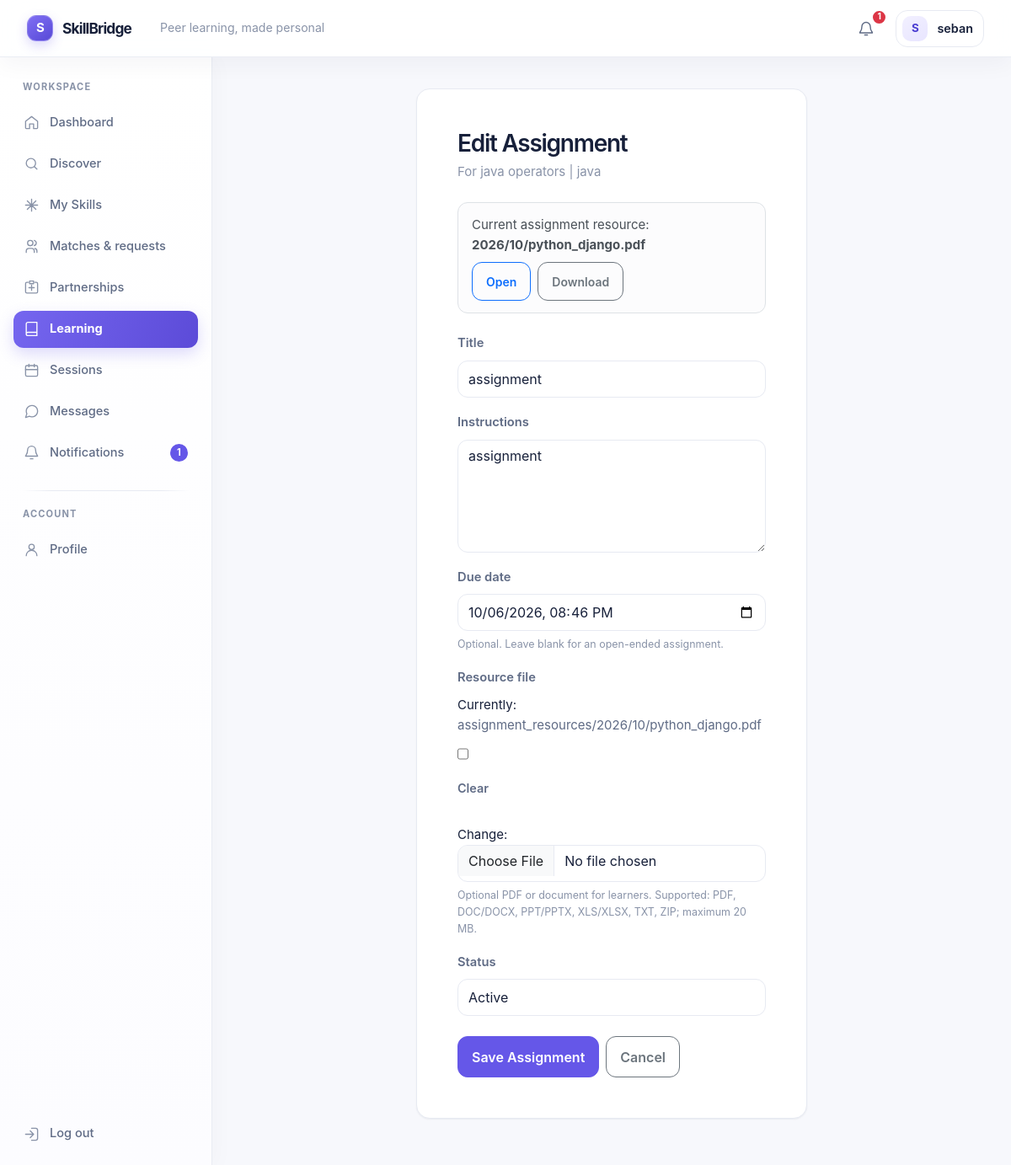
The app's page /learning/assignments/1/edit/ (signed in) with its own data.
### accounts/models.py (models this page shows, shortened)
class User(AbstractUser):
    class Role(models.TextChoices):
        STUDENT = 'STUDENT', 'Student'
        ADMIN = 'ADMIN', 'Admin'
    role = models.CharField(max_length=10, choices=Role.choices, default=Role.STUDENT)
    objects = SkillBridgeUserManager()

### learning/models.py (models this page shows, shortened)
class Lesson(models.Model):
	class Status(models.TextChoices):
		PENDING = 'PENDING', 'Pending'
		IN_PROGRESS = 'IN_PROGRESS', 'In Progress'
		COMPLETED = 'COMPLETED', 'Completed'
	learning_plan = models.ForeignKey(
		LearningPlan,
		on_delete=models.CASCADE,
		related_name='lessons',
	)
	title = models.CharField(max_length=160)
	description = models.TextField(blank=True)
	order = models.PositiveSmallIntegerField(validators=[MinValueValidator(1)])
	estimated_duration = models.PositiveSmallIntegerField(
		null=True,
		blank=True,
		validators=[MinValueValidator(1)],
		help_text='Estimated duration in minutes.',
	)
	status = models.CharField(max_length=12, choices=Status.choices, default=Status.PENDING)
	created_at = models.DateTimeField(auto_now_add=True)
	updated_at = models.DateTimeField(auto_now=True)
	class Meta:
		ordering = ('order', 'pk')
		constraints = [
			models.UniqueConstraint(fields=('learning_plan', 'order'), name='lesson_plan_order_uniq'),
		]

class LearningPlan(models.Model):
	class Status(models.TextChoices):
		DRAFT = 'DRAFT', 'Draft'
		ACTIVE = 'ACTIVE', 'Active'
		COMPLETED = 'COMPLETED', 'Completed'
		CANCELLED = 'CANCELLED', 'Cancelled'
	learning_direction = models.ForeignKey(
		LearningDirection,
		on_delete=models.CASCADE,
		related_name='learning_plans',
	)
	title = models.CharField(max_length=160)
	description = models.TextField(blank=True)
	created_by = models.ForeignKey(
		settings.AUTH_USER_MODEL,
		on_delete=models.PROTECT,
		related_name='created_learning_plans',
	)
	status = models.CharField(max_length=10, choices=Status.choices, default=Status.DRAFT)
	created_at = models.DateTimeField(auto_now_add=True)
	updated_at = models.DateTimeField(auto_now=True)
	class Meta:
		ordering = ('created_at', 'pk')

class Assignment(models.Model):
	class Status(models.TextChoices):
		DRAFT = 'DRAFT', 'Draft'
		ACTIVE = 'ACTIVE', 'Active'
		CLOSED = 'CLOSED', 'Closed'
	lesson = models.ForeignKey(Lesson, on_delete=models.CASCADE, related_name='assignments')
	title = models.CharField(max_length=160)
	instructions = models.TextField()
	due_date = models.DateTimeField(null=True, blank=True)
	resource_file = models.FileField(
		upload_to='assignment_resources/%Y/%m/',
		blank=True,
		validators=[
			FileExtensionValidator(
				allowed_extensions=['pdf', 'doc', 'docx', 'ppt', 'pptx', 'xls', 'xlsx', 'txt', 'zip'],
			),
			validate_assignment_resource_size,
		],
	)
	created_by = models.ForeignKey(
		settings.AUTH_USER_MODEL,
		on_delete=models.PROTECT,
		related_name='created_assignments',
	)
	status = models.CharField(max_length=8, choices=Status.choices, default=Status.DRAFT)
	created_at = models.DateTimeField(auto_now_add=True)
	updated_at = models.DateTimeField(auto_now=True)
	class Meta:
		ordering = ('created_at', 'pk')

### learning/views.py (the view, shortened to what this page needs)
# urls.py: path('assignments/<int:pk>/edit/', AssignmentUpdateView.as_view(), name='assignment-edit'),
class AssignmentUpdateView(StudentRequiredMixin, TeacherAssignmentQuerysetMixin, UpdateView):
	model = Assignment
	form_class = AssignmentForm
	template_name = 'learning/assignment_form.html'
	def get_form_kwargs(self):
		kwargs = super().get_form_kwargs()
		kwargs.update(teacher=self.request.user, lesson=self.object.lesson)
		return kwargs
	def get_context_data(self, **kwargs):
		context = super().get_context_data(**kwargs)
		context['lesson'] = self.object.lesson
		return context

### templates/learning/assignment_form.html (shortened to what this page needs)
{% extends 'base.html' %}
{% block content %}
<section class="auth-panel mx-auto p-4 p-md-5">
    <h1 class="h3 fw-semibold mb-1">{% if object %}Edit Assignment{% else %}Add Assignment{% endif %}</h1>
    <p class="text-secondary mb-4">For {{ lesson.title }} | {{ lesson.learning_plan.title }}</p>
    {% if object and object.resource_file %}
        <div class="alert alert-light border d-flex flex-wrap justify-content-between align-items-center gap-2 mb-4">
            <span>Current assignment resource: <strong>{{ object.resource_file.name|cut:'assignment_resources/' }}</strong></span>
            <div class="d-flex gap-2">
                <a class="btn btn-sm btn-outline-primary" href="{% url 'learning:assignment-resource-file' object.pk %}" target="_blank" rel="noopener">Open</a>
                <a class="btn btn-sm btn-outline-secondary" href="{% url 'learning:assignment-resource-file' object.pk %}?download=1">Download</a>
            </div>
        </div>
    {% endif %}
    <form method="post" enctype="multipart/form-data" novalidate>
        {% for field in form %}
            <div class="mb-3">
                <label class="form-label" for="{{ field.id_for_label }}">{{ field.label }}</label>
                {{ field }}
                {% if field.name == 'due_date' %}<div class="form-text">Optional. Leave blank for an open-ended assignment.</div>{% endif %}
                {% if field.name == 'resource_file' %}<div class="form-text">Optional PDF or document for learners. Supported: PDF, DOC/DOCX, PPT/PPTX, XLS/XLSX, TXT, ZIP; maximum 20 MB.</div>{% endif %}
            </div>
        {% endfor %}
        <div class="d-flex gap-2 mt-4">
            <button class="btn btn-primary" type="submit">Save Assignment</button>
            <a class="btn btn-outline-secondary" href="{% url 'learning:lesson-assignments' lesson.pk %}">Cancel</a>
        </div>
    </form>
</section>
{% endblock %}

### templates/base.html (shortened to what this page needs)
{% load static %}
<!doctype html>
<html lang="en">
<head>
    <link href="https://cdn.jsdelivr.net/npm/bootstrap@5.3.3/dist/css/bootstrap.min.css" rel="stylesheet">
    <link href="{% static 'css/base.css' %}" rel="stylesheet">
    <link href="{% static 'css/layout.css' %}?v=20261005-2" rel="stylesheet">
    <link href="{% static 'css/components.css' %}" rel="stylesheet">
    <link href="{% static 'css/forms.css' %}" rel="stylesheet">
    <link href="{% static 'css/auth.css' %}" rel="stylesheet">
    <link href="{% static 'css/profile.css' %}?v=20261005-2" rel="stylesheet">
    <link href="{% static 'css/skills.css' %}?v=20261005-1" rel="stylesheet">
    <link href="{% static 'css/matching.css' %}?v=20261005-3" rel="stylesheet">
    <link href="{% static 'css/learning.css' %}?v=20261005-5" rel="stylesheet">
    <link href="{% static 'css/chat.css' %}?v=20261005-1" rel="stylesheet">
    <link href="{% static 'css/notifications.css' %}?v=20261005-1" rel="stylesheet">
    <link href="{% static 'css/responsive.css' %}" rel="stylesheet">
</head>
<body class="{% if user.is_authenticated %}app-body{% else %}public-body{% endif %}{% if request.resolver_match.url_name == 'home' and user.is_authenticated and user.role == 'STUDENT' %} student-dashboard-body{% endif %}">
{% if user.is_authenticated %}
    <div class="app-frame">
        <header class="topbar">
            <div class="topbar-main">
                <a class="brand" href="{% url 'home' %}" aria-label="SkillBridge home">
                    <span class="brand-symbol" aria-hidden="true">S</span>
                    <span>SkillBridge</span>
                </a>
                <span class="topbar-context">{% block page_context %}Peer learning, made personal{% endblock %}</span>
            </div>
            <div class="topbar-actions">
                {% if user.role == 'STUDENT' %}
                    <a class="icon-button notification-button" href="{% url 'notifications' %}" aria-label="Notifications{% if unread_notification_count %}, {{ unread_notification_count }} unread{% endif %}">
                        <svg viewBox="0 0 24 24" aria-hidden="true"><path d="M18 9a6 6 0 0 0-12 0c0 7-3 7-3 9h18c0-2-3-2-3-9M10 21h4"/></svg>
                        {% if unread_notification_count %}<span class="badge text-bg-danger notification-dot" aria-label="{{ unread_notification_count }} unread notifications">{{ unread_notification_count }}</span>{% endif %}
                    </a>
                    <a class="profile-chip" href="{% url 'profile-detail' %}">
                        {% if user.student_profile.profile_photo %}
                            <img class="avatar avatar-photo" src="{{ user.student_profile.profile_photo.url }}" alt="">
                        {% else %}
                            <span class="avatar" aria-hidden="true">{{ user.username|first|upper }}</span>
                        {% endif %}
                        <span class="profile-chip-name">{{ user.username }}</span>
                    </a>
                {% elif user.role == 'ADMIN' %}
                    <a class="profile-chip" href="{% url 'admin_dashboard:overview' %}">
                        <span class="avatar" aria-hidden="true">{{ user.username|first|upper }}</span>
                        <span class="profile-chip-name">{{ user.username }}</span>
                    </a>
                {% endif %}
            </div>
        </header>
        <aside class="sidebar" id="app-sidebar" aria-label="Main navigation">
            <div class="sidebar-inner">
                {% if user.role == 'STUDENT' %}
                    <p class="sidebar-label">Workspace</p>
                    <nav class="sidebar-nav">
                        <a class="sidebar-link {% if request.resolver_match.url_name == 'home' %}is-active{% endif %}" href="{% url 'home' %}" {% if request.resolver_match.url_name == 'home' %}aria-current="page"{% endif %}>
                            <svg viewBox="0 0 24 24" aria-hidden="true"><path d="m3 10 9-7 9 7v10a1 1 0 0 1-1 1h-5v-7H9v7H4a1 1 0 0 1-1-1z"/></svg><span>Dashboard</span>
                        </a>
                        <a class="sidebar-link " href="{% url 'matching:index' %}" >
                            <svg viewBox="0 0 24 24" aria-hidden="true"><circle cx="11" cy="11" r="7"/><path d="m20 20-4-4"/></svg><span>Discover</span>
                        </a>
                        <a class="sidebar-link {% if request.resolver_match.namespace == 'skills' %}is-active{% endif %}" href="{% url 'skills:index' %}" {% if request.resolver_match.namespace == 'skills' %}aria-current="page"{% endif %}>
                            <svg viewBox="0 0 24 24" aria-hidden="true"><path d="M12 3v18M3 12h18M5.6 5.6l12.8 12.8m0-12.8L5.6 18.4"/></svg><span>My Skills</span>
                        </a>
                        <a class="sidebar-link " href="{% url 'matching:requests' %}" >
                            <svg viewBox="0 0 24 24" aria-hidden="true"><path d="M16 21v-2a4 4 0 0 0-4-4H8a4 4 0 0 0-4 4v2m6-10a4 4 0 1 0 0-8 4 4 0 0 0 0 8m10 10v-2a4 4 0 0 0-3-3.87m-1-12.13a4 4 0 0 1 0 7.75"/></svg><span>Matches &amp; requests</span>
                        </a>
                        <a class="sidebar-link " href="{% url 'matching:partnerships' %}" >
                            <svg viewBox="0 0 24 24" aria-hidden="true"><path d="M8 12h8m-4-4v8M7 4H5a2 2 0 0 0-2 2v12a2 2 0 0 0 2 2h14a2 2 0 0 0 2-2V6a2 2 0 0 0-2-2h-2M9 2h6v4H9z"/></svg><span>Partnerships</span>
                        </a>
                        <a class="sidebar-link {% if request.resolver_match.namespace == 'learning' and request.resolver_match.url_name != 'sessions' and request.resolver_match.url_name != 'session-detail' and request.resolver_match.url_name != 'session-edit' and request.resolver_match.url_name != 'session-add' and request.resolver_match.url_name != 'session-delete' and request.resolver_match.url_name != 'session-status' %}is-active{% endif %}" href="{% url 'learning:directions' %}" {% if request.resolver_match.namespace == 'learning' and request.resolver_match.url_name != 'sessions' and request.resolver_match.url_name != 'session-detail' and request.resolver_match.url_name != 'session-edit' and request.resolver_match.url_name != 'session-add' and request.resolver_match.url_name != 'session-delete' and request.resolver_match.url_name != 'session-status' %}aria-current="page"{% endif %}>
                            <svg viewBox="0 0 24 24" aria-hidden="true"><path d="M4 19.5A2.5 2.5 0 0 1 6.5 17H20M6.5 2H20v20H6.5A2.5 2.5 0 0 1 4 19.5v-15A2.5 2.5 0 0 1 6.5 2Z"/></svg><span>Learning</span>
                        </a>
                        <a class="sidebar-link " href="{% url 'learning:sessions' %}" >
                            <svg viewBox="0 0 24 24" aria-hidden="true"><rect x="3" y="5" width="18" height="16" rx="2"/><path d="M16 3v4M8 3v4M3 11h18"/></svg><span>Sessions</span>
                        </a>
                        <a class="sidebar-link {% if request.resolver_match.namespace == 'chat' %}is-active{% endif %}" href="{% url 'chat:chat-list' %}" {% if request.resolver_match.namespace == 'chat' %}aria-current="page"{% endif %}>
                            <svg viewBox="0 0 24 24" aria-hidden="true"><path d="M21 11.5a8.4 8.4 0 0 1-.9 3.8 8.5 8.5 0 0 1-7.6 4.7 8.4 8.4 0 0 1-3.8-.9L3 21l1.9-5.7a8.4 8.4 0 0 1-.9-3.8A8.5 8.5 0 0 1 8.7 3.9a8.4 8.4 0 0 1 3.8-.9h.5a8.5 8.5 0 0 1 8 8z"/></svg><span>Messages</span>
                        </a>
                        <a class="sidebar-link " href="{% url 'notifications' %}" >
                            <svg viewBox="0 0 24 24" aria-hidden="true"><path d="M18 8a6 6 0 0 0-12 0c0 7-3 7-3 9h18c0-2-3-2-3-9m-8 13h4"/></svg><span>Notifications</span>
                            {% if unread_notification_count %}<span class="sidebar-count">{{ unread_notification_count }}</span>{% endif %}
                        </a>
                    </nav>
                    <div class="sidebar-divider"></div>
                    <p class="sidebar-label">Account</p>
                    <nav class="sidebar-nav">
                        <a class="sidebar-link " href="{% url 'profile-detail' %}" >
                            <svg viewBox="0 0 24 24" aria-hidden="true"><circle cx="12" cy="8" r="4"/><path d="M4 21a8 8 0 0 1 16 0"/></svg><span>Profile</span>
                        </a>
                    </nav>
                {% endif %}
                <div class="sidebar-footer">
                    <form method="post" action="{% url 'logout' %}">
                        <button class="sidebar-link sidebar-logout" type="submit">
                            <svg viewBox="0 0 24 24" aria-hidden="true"><path d="M10 17l5-5-5-5m5 5H3m9-9h6a3 3 0 0 1 3 3v12a3 3 0 0 1-3 3h-6"/></svg><span>Log out</span>
                        </button>
                    </form>
                </div>
            </div>
        </aside>
        <main class="main-area">
            <div class="content-wrap">
{% endif %}
{% block content %}{% endblock %}
{% if user.is_authenticated %}
            </div>
        </main>
    </div>
{% else %}
    </main>
    {% if request.resolver_match.url_name == 'home' %}
    <script src="{% static 'js/app.js' %}" defer></script>
    {% endif %}
{% endif %}
</body>
</html>

### records on screen
User: username|first "S", username "seban"
Lesson: title "java operators", learning_plan "java"
Assignment: resource_file.name "2026/10/python_django.pdf", form "assignment" "assignment" "10/06/2026 20:46" "Active"

### other values on screen
{{ unread_notification_count }} "1"
{{ field.label }} "Title" "Instructions" "Due date" "Resource file" "Status"
